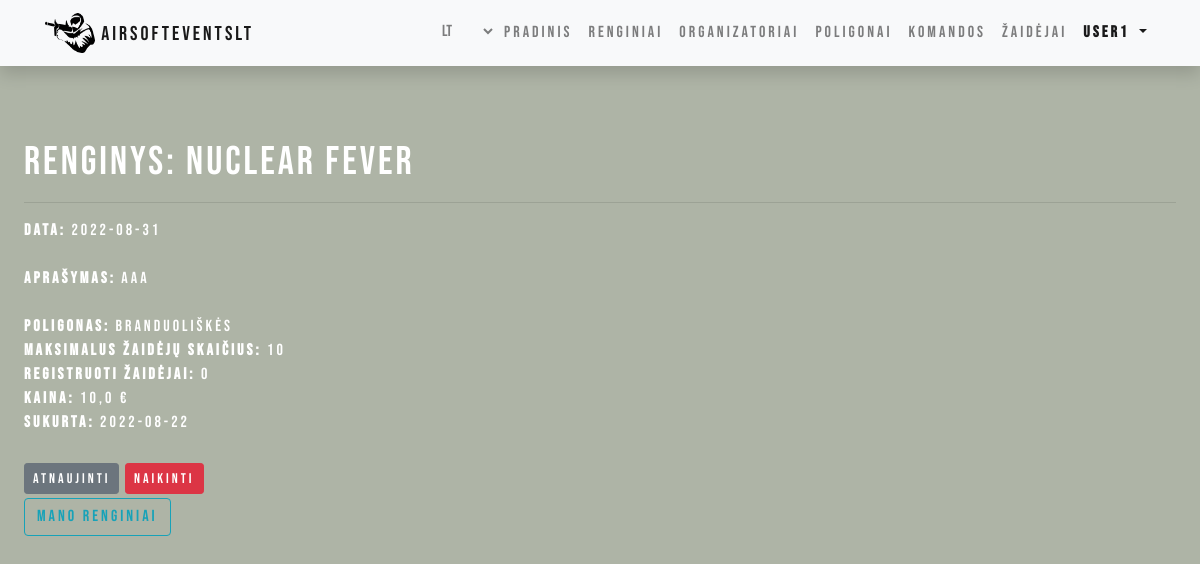
Screenshot of /events/my_events/11 (signed in) with the database file from the repository.
### events/models.py (models this page shows, shortened)
class Event(models.Model):
    name = models.CharField(_('Name of the event'),  max_length=150)
    date = models.DateField(_('Date of event'), null=True, blank=True)
    time = models.TimeField(_('Time of event'), null=True, blank=True, help_text=_('i.e.: 12:00 PM'))
    organizer = models.ForeignKey("Organizer", help_text=_("Organizer"), related_name='event_organizers', on_delete=models.SET_NULL, null=True)
    field = models.ForeignKey('Field', help_text=_("Field"), related_name='field_event', default=Field.get_default_field_pk, on_delete=models.SET_NULL, null=True)
    description = HTMLField(help_text=_("Field"), null=True)
    price = models.FloatField(_("Price"))
    max_players = models.IntegerField(_("Maximum player number"))
    created_on = models.DateTimeField(auto_now_add=True)
    EVENT_STATUS = (
        ('a', 'active'),
        ('i', 'inactive'),
    )
    status = models.CharField(max_length=1, choices=EVENT_STATUS, blank=True, default='a', help_text=_('Status'),)
    class Meta:
        ordering = ['-date']
        verbose_name = _("Event")
        verbose_name_plural = _("Events")
    def __str__(self):
        return self.name

class Field(models.Model):
    name = models.CharField(_('Name of the game field'),  max_length=150)
    location_long = models.FloatField(_('Location longitude'), max_length=50, null=True)
    location_lat = models.FloatField(_('Location latitude'), max_length=50, null=True)
    description = HTMLField(null=True, blank=True)
    field_map = models.ImageField(default="default_map.png", upload_to="maps/")
    created_by = models.ForeignKey("Organizer", help_text=_("Organizer"), related_name='field_organizers', on_delete=models.SET_NULL, null=True, blank=True)
    class Meta:
        verbose_name = _("Field")
        verbose_name_plural = _("Fields")
    def __str__(self):
        return self.name

### events/views.py (the view)
# urls.py: path('my_events/<int:pk>', views.OrganizerEventDetailView.as_view(), name='organizer_event'),
class OrganizerEventDetailView(LoginRequiredMixin, generic.DetailView):
    model = Event
    context_object_name = 'event'
    template_name = 'organizer_event.html'

### events/templates/organizer_event.html (shortened to what this page needs)
{% extends "base.html" %}
{% load i18n %}
{% block content %}
    <div class='indented main-font'>
    <h1>{% trans "Event" %}: {{ event }}</h1>
    <hr>
        <div><strong>{% trans "Date" %}:</strong> {{event.date|date:"Y-m-d"}}</div>
        <br>
        <div><strong>{% trans "Description" %}:</strong> {{event.description|safe}}</div>
        <br>
        <div><strong>{% trans "Field" %}:</strong> {{event.field}}</div>
        <div><strong>{% trans "Maximum number of players" %}:</strong> {{event.max_players}}</div>
        <div><strong>{% trans "Registered players" %}:</strong> {{event.registered_players.count}}</div>
        <div><strong>{% trans "Price" %}:</strong> {{event.price}} €</div>
        <div><strong>{% trans "Created on" %}:</strong> {{event.created_on|date:"Y-m-d"}}</div>
        <br>
        <div>
            <a class="btn btn-secondary btn-sm mt-1 mb-1" href="{% url 'update_event' object.id %}">{% trans "Update" %}</a>
            <a class="btn btn-danger btn-sm mt-1 mb-1" href="{% url 'delete_event' object.id %}">{% trans "Delete" %}</a>
        </div>
        <a class='btn btn-outline-info' href="{% url 'organizer_events' %}" role="button">{% trans "To my events" %}</a>
    </div>
{% endblock %}

### events/templates/base.html (shortened to what this page needs)
<!DOCTYPE html>
<html lang="en">
<head>
  <link rel="stylesheet" href="https://stackpath.bootstrapcdn.com/bootstrap/4.1.3/css/bootstrap.min.css">
  <link rel="stylesheet" href="https://cdnjs.cloudflare.com/ajax/libs/font-awesome/4.7.0/css/font-awesome.min.css">
  {% load static %}
  <link rel="stylesheet" href="{% static 'css/styles.css' %}">
</head>
<body>
  {% load i18n %}
  <nav class="navbar navbar-expand-lg navbar-light bg-light static-top mb-5 shadow main-font">
    <div class="container">
      <a class="navbar-brand nice-text-nav" href="{% url 'about' %}">
      <img src={% static 'media/airsoft_icon.png' %} alt='shooter icon' width="50" height="40">
      AirsoftEventsLT</a>
      <div class="collapse navbar-collapse" id="navbarResponsive">
        <ul class="navbar-nav ml-auto nice-text-nav">
          <li class="nav-item">
            <form class='lang-select' action="{% url 'set_language' %}" method="post">
                <select class="nav-link" style='background-color:transparent;border:none' name="language" onchange="this.form.submit()">
                  {% get_current_language as LANGUAGE_CODE %}
                  {% get_available_languages as LANGUAGES %}
                  {% for lang in LANGUAGES %}
                    <option value="{{ lang.0 }}" {% if lang.0 == LANGUAGE_CODE %} selected="selected" {% endif %}>
                      {{ lang.0 }}
                    </option>
                  {% endfor %}
                </select>
            </form>
          </li>
          <li class="nav-item">
            <a class="nav-link" href="{% url 'events_index' %}">{% trans "Home" %}</a>
          </li>
          <li class="nav-item">
            <a class="nav-link" href="{% url 'event_list' %}">{% trans "Events" %}</a>
          </li>
          <li class="nav-item">
              <a class="nav-link" href="{% url 'organizer_list' %}">{% trans "Organizers" %}</a>
            </li>
          <li class="nav-item">
            <a class="nav-link" href="{% url 'field_list' %}">{% trans "Fields" %}</a>
          </li>
          <li class="nav-item">
              <a class="nav-link" href="{% url 'teams' %}">{% trans "Teams" %}</a>
            </li>
            <li class="nav-item">
              <a class="nav-link" href="{% url 'players' %}">{% trans "Players" %}</a>
            </li>
          {% if user.is_authenticated %}
          <li class="nav-item dropdown show">
            <a class="nav-link dropdown-toggle" href="#" role='button' id='dropdownMenuLink' data-toggle="dropdown" aria-haspopup="true" aria-expanded="false">
              <strong>{{ user.get_username }}</strong>
            </a>
          </li>
          {% endif %}
        </ul>
      </div>
    </div>
  </nav>
  <div class="content-container gradient-background">
    {% block content %}{% endblock %}
  </div>
  </body>
</html>

### events/static/css/styles.css (style rules this page uses)
body { background-color: rgb(174, 180, 166); }
.indented { padding-left: 5%; padding: 2%; }
.main-font { color:white; font-family:"Bebas Neue"; letter-spacing: 3px; }

### rows the page displays
Event: name "Nuclear fever", date "2022-08-31", description "aaa", field "Branduoliškės", max_players "10", registered_players.count "0", price "10,0", created_on "2022-08-22"

### other values shown
{{ user.get_username }} "user1"
form field language "lt"
